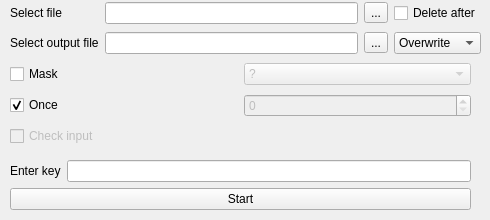
<?xml version="1.0" encoding="UTF-8"?>
<ui version="4.0">
 <class>MainWindow</class>
 <widget class="QMainWindow" name="MainWindow">
  <property name="geometry">
   <rect>
    <x>0</x>
    <y>0</y>
    <width>490</width>
    <height>220</height>
   </rect>
  </property>
  <property name="sizePolicy">
   <sizepolicy hsizetype="Preferred" vsizetype="Preferred">
    <horstretch>0</horstretch>
    <verstretch>0</verstretch>
   </sizepolicy>
  </property>
  <property name="minimumSize">
   <size>
    <width>490</width>
    <height>220</height>
   </size>
  </property>
  <property name="maximumSize">
   <size>
    <width>490</width>
    <height>220</height>
   </size>
  </property>
  <property name="windowTitle">
   <string>Cryptor</string>
  </property>
  <widget class="QWidget" name="centralwidget">
   <widget class="QWidget" name="gridLayoutWidget">
    <property name="geometry">
     <rect>
      <x>10</x>
      <y>60</y>
      <width>461</width>
      <height>91</height>
     </rect>
    </property>
    <layout class="QGridLayout" name="gridLayout">
     <item row="1" column="2">
      <widget class="QSpinBox" name="onceSpinBox">
       <property name="enabled">
        <bool>false</bool>
       </property>
      </widget>
     </item>
     <item row="0" column="0">
      <widget class="QCheckBox" name="maskCheckBox">
       <property name="text">
        <string>Mask</string>
       </property>
      </widget>
     </item>
     <item row="0" column="2">
      <widget class="QComboBox" name="maskComboBox">
       <property name="enabled">
        <bool>false</bool>
       </property>
       <item>
        <property name="text">
         <string>?</string>
        </property>
       </item>
      </widget>
     </item>
     <item row="1" column="0">
      <widget class="QCheckBox" name="onceCheckBox">
       <property name="text">
        <string>Once</string>
       </property>
       <property name="checked">
        <bool>true</bool>
       </property>
      </widget>
     </item>
     <item row="2" column="0">
      <widget class="QCheckBox" name="inputTimerCheckBox">
       <property name="enabled">
        <bool>false</bool>
       </property>
       <property name="text">
        <string>Check input</string>
       </property>
      </widget>
     </item>
    </layout>
   </widget>
   <widget class="QWidget" name="formLayoutWidget">
    <property name="geometry">
     <rect>
      <x>10</x>
      <y>160</y>
      <width>461</width>
      <height>62</height>
     </rect>
    </property>
    <layout class="QFormLayout" name="formLayout">
     <item row="1" column="0" colspan="2">
      <widget class="QPushButton" name="startPushButton">
       <property name="text">
        <string>Start</string>
       </property>
      </widget>
     </item>
     <item row="0" column="1">
      <widget class="QLineEdit" name="inputLineEdit">
       <property name="text">
        <string/>
       </property>
      </widget>
     </item>
     <item row="0" column="0">
      <widget class="QLabel" name="label_3">
       <property name="text">
        <string>Enter key</string>
       </property>
      </widget>
     </item>
    </layout>
   </widget>
   <widget class="QWidget" name="gridLayoutWidget_2">
    <property name="geometry">
     <rect>
      <x>10</x>
      <y>0</y>
      <width>471</width>
      <height>56</height>
     </rect>
    </property>
    <layout class="QGridLayout" name="gridLayout_2">
     <item row="0" column="0">
      <widget class="QLabel" name="label">
       <property name="text">
        <string>Select file</string>
       </property>
      </widget>
     </item>
     <item row="1" column="2">
      <widget class="QToolButton" name="outputToolButton">
       <property name="enabled">
        <bool>true</bool>
       </property>
       <property name="text">
        <string>...</string>
       </property>
      </widget>
     </item>
     <item row="0" column="2">
      <widget class="QToolButton" name="selectToolButton">
       <property name="enabled">
        <bool>true</bool>
       </property>
       <property name="text">
        <string>...</string>
       </property>
      </widget>
     </item>
     <item row="0" column="1">
      <widget class="QLineEdit" name="selectLineEdit">
       <property name="enabled">
        <bool>true</bool>
       </property>
      </widget>
     </item>
     <item row="1" column="1">
      <widget class="QLineEdit" name="outputLineEdit">
       <property name="enabled">
        <bool>true</bool>
       </property>
      </widget>
     </item>
     <item row="0" column="3">
      <widget class="QCheckBox" name="inputCheckBox">
       <property name="text">
        <string>Delete after</string>
       </property>
      </widget>
     </item>
     <item row="1" column="3">
      <widget class="QComboBox" name="writeMode">
       <item>
        <property name="text">
         <string>Overwrite</string>
        </property>
       </item>
       <item>
        <property name="text">
         <string>Unique</string>
        </property>
       </item>
      </widget>
     </item>
     <item row="1" column="0">
      <widget class="QLabel" name="label_2">
       <property name="text">
        <string>Select output file</string>
       </property>
      </widget>
     </item>
    </layout>
   </widget>
  </widget>
 </widget>
 <resources/>
 <connections/>
</ui>
